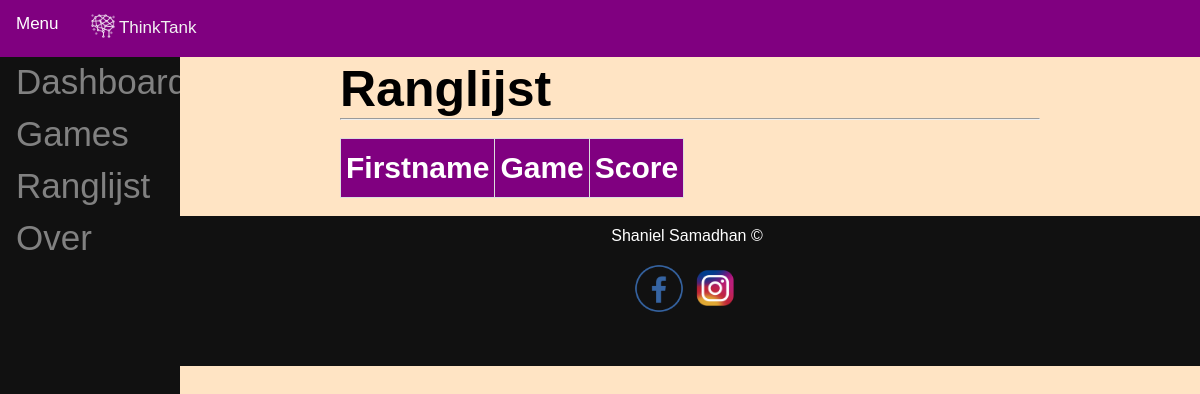
Before: /front-end/leaderboard.php with the older database file.
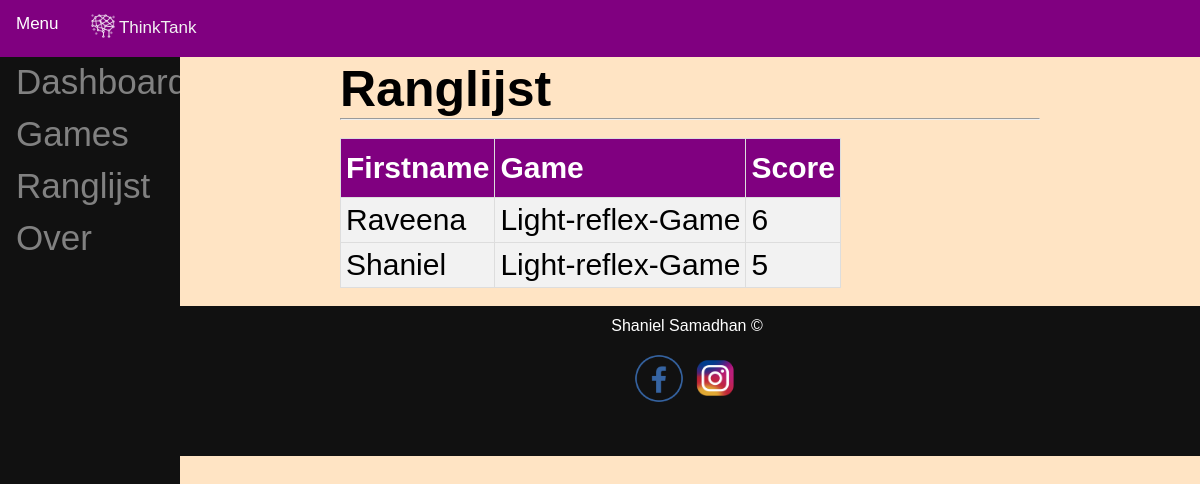
After: the same page with the newer database file.
### tables this page shows
CREATE TABLE `game_scores` (
  `game_id` int(11) NOT NULL,
  `user_id` int(11) DEFAULT NULL,
  `game_title` varchar(1024) DEFAULT NULL,
  `score` double DEFAULT NULL
);

### front-end/leaderboard.php (the view, shortened to what this page needs)
<!DOCTYPE html>
<html lang="en" >
<head>
    <link rel="stylesheet" href="../css/main.css">
</head>
<body>
<div class="topnav">
  <a class="active" href="">Menu</a>
  <a href=""><img id="logo" src="../img/logo.png" alt="Logo" /> <span>ThinkTank</span></a>
    <form method="post" action="dashboard.php">
    </form>
</div>
<div class="sidebar">
  <a href="dashboard.php"><i></i> Dashboard</a>
  <a href="games.php"><i></i> Games</a>
  <a href="leaderboard.php"><i></i> Ranglijst</a>
  <a href="over.html"><i></i> Over</a>
</div>
    <div class="main">
    <div class="container">
    <h1 style="font-size:50px">Ranglijst</h1>
    <hr>
    <br>
    <?php
    include "../database/dbh.php";
    $sql = "SELECT login.firstname, game_scores.game_title, score FROM game_scores INNER JOIN login ON game_scores.user_id=login.user_id order by score desc";
    $query = mysqli_query($connection, $sql);
    echo "<table border='1' class='db_table'>";
    echo "<tr><th>Firstname</th><th>Game</th><th>Score</th></tr>";
    while( $row = mysqli_fetch_array($query)){
    echo "<tr><td class='db_td'>" . ucfirst($row['firstname']) . "</td><td class='db_td'>" . $row['game_title'] . "</td><td class='db_td'>" .$row['score']. "</td></tr>";
    }
    echo "</table>";
    ?>
    </div>
<br>
</div>
        <div class = "footer">
        <footer>
                Shaniel Samadhan  &copy; <br><br>
                <a href="https://www.facebook.com/shaniel.samadhan" target="_blank"><img class='fb' src='../img/fb.png' alt="FB"></a>
                <a href="https://www.instagram.com/shaniel_samadhan" target="_blank"><img class='instagram' src='../img/instagram.png' alt="FB"></a>
        </footer>
        </div>
</body>
</html>

Changed rows visible on the page:
now on this page (row edited): game_scores: user.firstname "Raveena", game_title "Light-reflex-Game", score "6"
now on this page (row edited): game_scores: user.firstname "Shaniel", game_title "Light-reflex-Game", score "5"
